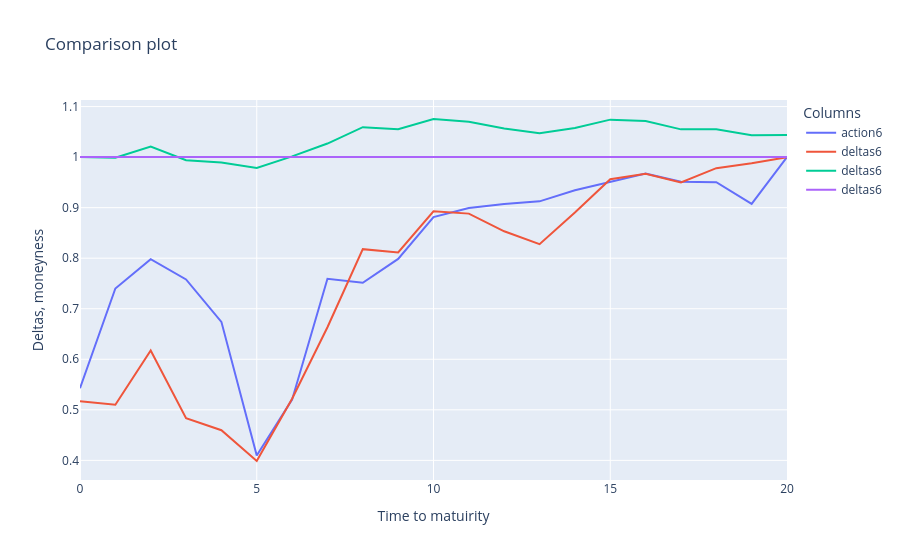

Notebook cell for this chart:
### Markdown cell above
First plot is the costs of hedging for one path in my model compared to the cost of hedging of the BS path. The second one will be a plot with, the moneyness, the path with K as a reference and the comparison of the two deltas.

### Code cell
values = np.random.randint(0,simulation,1)
strike =100
fig = go.Figure()
# Add traces for each column
for column in actions.columns[values]:
    fig.add_trace(go.Scatter(x=actions.index, y=actions[column], mode='lines', name=f"action{column}"))
    fig.add_trace(go.Scatter(x=deltas.index, y=deltas[column], mode='lines', name=f"deltas{column}"))
    fig.add_trace(go.Scatter(x=stock_prices.index, y=stock_prices[column]/strike, mode='lines', name=f"deltas{column}"))
    fig.add_trace(go.Scatter(x=stock_prices.index, y=[stock_prices[column][0]/strike]*21, mode='lines', name=f"deltas{column}"))
# Update layout
fig.update_layout(
    title='Comparison plot',
    xaxis_title='Time to matuirity',
    yaxis_title='Deltas, moneyness',
    template='plotly',
    legend=dict(title='Columns'),
)

# Show the plot
fig.show()

### Figure 1 — Plotly figure (JSON) as saved in the notebook; plotly's stock layout.template omitted (floating-point values rounded to 4 significant figures)
{"data": [{"mode": "lines", "name": "action6", "type": "scatter", "x": [0, 1, 2, 3, 4, 5, 6, 7, 8, 9, 10, 11, 12, 13, 14, 15, 16, 17, 18, 19, 20], "y": [0.5428, 0.7401, 0.7982, 0.7579, 0.6741, 0.4097, 0.5201, 0.7593, 0.7513, 0.7985, 0.8814, 0.8995, 0.907, 0.9125, 0.9343, 0.9513, 0.9675, 0.9513, 0.9503, 0.9076, 1]}, {"mode": "lines", "name": "deltas6", "type": "scatter", "x": [0, 1, 2, 3, 4, 5, 6, 7, 8, 9, 10, 11, 12, 13, 14, 15, 16, 17, 18, 19, 20], "y": [0.5169, 0.5101, 0.6174, 0.4834, 0.4597, 0.3987, 0.5219, 0.6634, 0.818, 0.8115, 0.8929, 0.8882, 0.8533, 0.8279, 0.8905, 0.9562, 0.9669, 0.9498, 0.9781, 0.9878, 1]}, {"mode": "lines", "name": "deltas6", "type": "scatter", "x": [0, 1, 2, 3, 4, 5, 6, 7, 8, 9, 10, 11, 12, 13, 14, 15, 16, 17, 18, 19, 20], "y": [1, 0.9987, 1.021, 0.9937, 0.9895, 0.9787, 1.001, 1.027, 1.059, 1.055, 1.075, 1.07, 1.056, 1.047, 1.058, 1.074, 1.071, 1.055, 1.055, 1.043, 1.044]}, {"mode": "lines", "name": "deltas6", "type": "scatter", "x": [0, 1, 2, 3, 4, 5, 6, 7, 8, 9, 10, 11, 12, 13, 14, 15, 16, 17, 18, 19, 20], "y": [1, 1, 1, 1, 1, 1, 1, 1, 1, 1, 1, 1, 1, 1, 1, 1, 1, 1, 1, 1, 1]}], "layout": {"legend": {"title": {"text": "Columns"}}, "title": {"text": "Comparison plot"}, "xaxis": {"title": {"text": "Time to matuirity"}}, "yaxis": {"title": {"text": "Deltas, moneyness"}}}}
